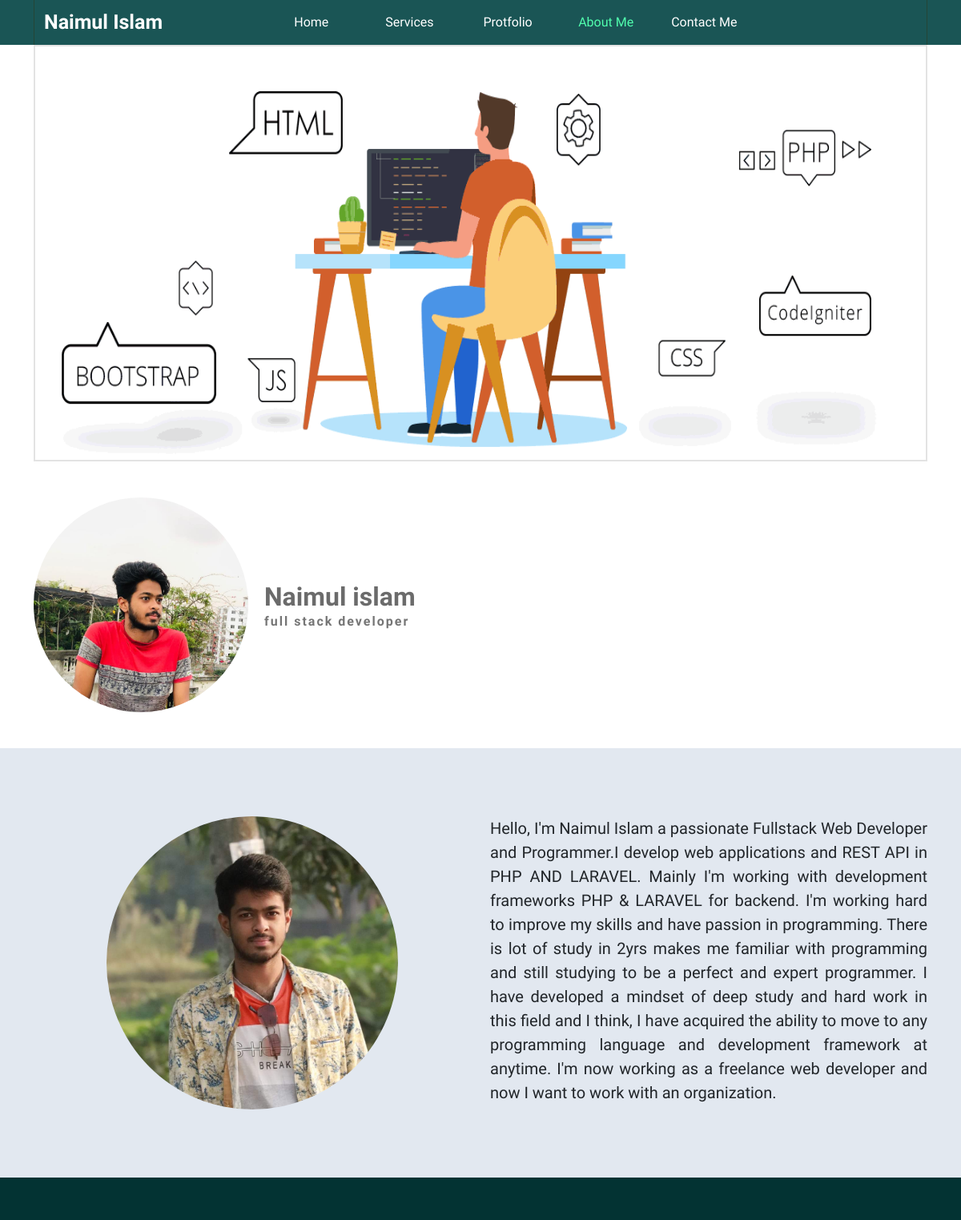
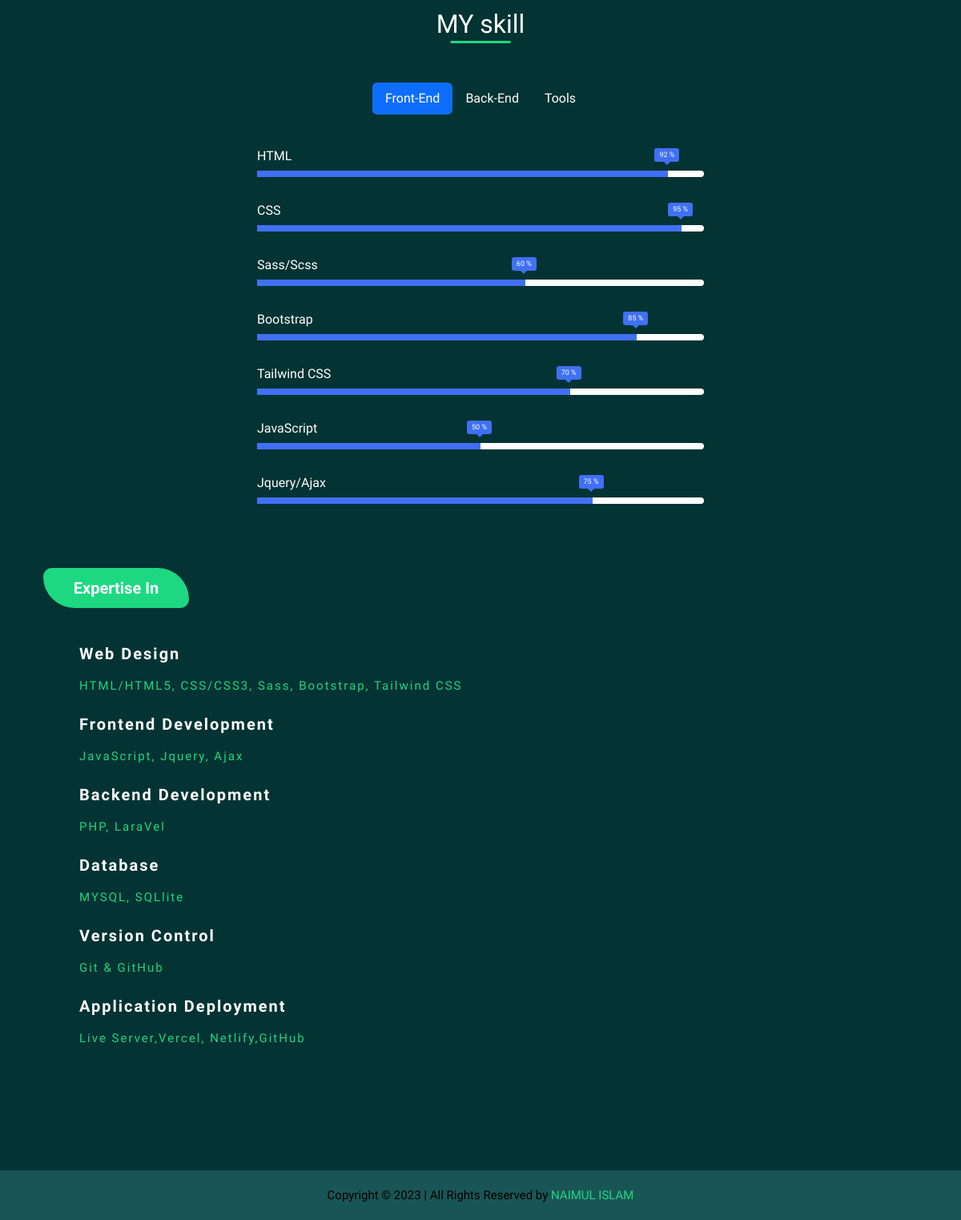
The app's page /about_me/ with its own data (2 pictures, top to bottom).
### Models/Skill.py (models this page shows)
class Skill(db.Model):
    __tablename__ = "skills"
    id = db.Column(db.Integer, primary_key=True)
    name = db.Column(db.String(120), nullable=False)
    experience = db.Column(db.String(250))
    category_id = db.Column(db.Integer, db.ForeignKey("categorise.id"))
    created_at = db.Column(DateTime, default=datetime.datetime.utcnow)

### Controllers/ProtfolioController.py (the view)
@app.route("/about_me/")
def about():
    backend = Skill.query.filter_by(category_id=1).all()
    frontend = Skill.query.filter_by(category_id=2).all()
    tools = Skill.query.filter_by(category_id=3).all()
    return render_template(
        "about.html", backend=backend, frontend=frontend, tools=tools
    )

### templates/about.html (shortened to what this page needs)
{% extends 'master.html' %}
{% block main %}
<section class="aboutMain">
    <div class="container">
        <div class="col-12 m-auto col-md-12 ">
            <div class="cover-img">
                <img src="/static/images/cover.gif" class="" alt="">
            </div>
        </div>
        <div>
            <div class=" profile-info">
                <div class="personalimg">
                    <div class="profile-img">
                        <img src="/static/images/profile.jpg" class="" alt="">
                    </div>
                </div>
                <div class="personal info">
                    <h2>Naimul islam</h2>
                    <p>full stack developer</p>
                </div>
            </div>
        </div>
    </div>
    <div class="personal-decs">
        <div class="container">
            <div class="row">
                <div class="col-12 col-md-6">
                    <div class="col-12 col-md-8 m-auto">
                        <div class="personal-image">
                            <img class="" src="/static/images/image2.jpg" alt="Personal Photo">
                        </div>
                    </div>
                </div>
                <div class="col-12 col-md-6">
                    <div class="personaldecs">
                        <p class="card-text">
                            Hello, I'm Naimul Islam a passionate Fullstack Web Developer and Programmer.I develop web
                            applications and REST API in PHP AND LARAVEL. Mainly I'm working with development frameworks
                            PHP & LARAVEL for backend. I'm working hard to improve my skills and have passion in
                            programming. There is lot of study in 2yrs makes me familiar with programming and still
                            studying to be a perfect and expert programmer. I have developed a mindset of deep study and
                            hard work in this field and I think, I have acquired the ability to move to any programming
                            language and development framework at anytime. I'm now working as a freelance web developer
                            and now I want to work with an organization.
                        </p>
                    </div>
                </div>
            </div>
        </div>
    </div>
    <div class="wrapAbout">
        <div class="container">
            <div class="skill">
                <h2>MY skill</h2>
                <div class="skillBer">
                    <ul class="nav nav-pills justify-content-center">
                        <li class="nav-item">
                            <a href="#front-end" data-bs-toggle="pill" class="nav-link active">Front-End</a>
                        </li>
                        <li class="nav-item">
                            <a href="#back-end" data-bs-toggle="pill" class="nav-link">Back-End</a>
                        </li>
                        <li class="nav-item">
                            <a href="#tools" data-bs-toggle="pill" class="nav-link">Tools</a>
                        </li>
                    </ul>
                </div>
                <div class="skill-content">
                    <div class="tab-content">
                        <div id="front-end" class="tab-pane fade show active">
                            <div class="col-10 col-md-6 justify-content-center m-auto">
                                {% for front in frontend %}
                                <div class="skill-box">
                                    <span class="title">
                                        {{front.name}}
                                    </span>
                                    <div class="skill-bar">
                                        <span class="skill-per" style='width:{{ front.experience }}%'>
                                            <span class="tooltip1">
                                                {{front.experience}} %
                                            </span>
                                        </span>
                                    </div>
                                </div>
                                {% endfor %}
                            </div>
                        </div>
                    </div>
                </div>
            </div>
            <div class="exprience">
                <div class="container">
                    <div class="col-md-2 social-title">
                        Expertise In
                    </div>
                    <div class="wrap-exp">
                        <div class="col-12 single-exp">
                            <h5>Web Design</h5>
                            <p>HTML/HTML5, CSS/CSS3, Sass, Bootstrap, Tailwind CSS</p>
                        </div>
                        <div class="col-12 single-exp">
                            <h5> Frontend Development</h5>
                            <p>JavaScript, Jquery, Ajax</p>
                        </div>
                        <div class="col-12 single-exp">
                            <h5> Backend Development</h5>
                            <p>PHP, LaraVel</p>
                        </div>
                        <div class="col-12 single-exp">
                            <h5> Database</h5>
                            <p>MYSQL, SQLlite</p>
                        </div>
                        <div class="col-12 single-exp">
                            <h5> Version Control</h5>
                            <p>Git & GitHub</p>
                        </div>
                        <div class="col-12 single-exp">
                            <h5> Application Deployment</h5>
                            <p>Live Server,Vercel, Netlify,GitHub</p>
                        </div>
                    </div>
                </div>
            </div>
        </div>
    </div>
</section>
{% endblock main %}

### templates/master.html (shortened to what this page needs)
<!DOCTYPE html>
<html lang="en">
  <head>
    <link
      href="https://cdn.jsdelivr.net/npm/bootstrap@5.2.3/dist/css/bootstrap.min.css"
      rel="stylesheet"
    />
    <link rel="stylesheet" href="/static/css/style.css" />
  </head>
  <body>
    {% include 'header.html' %}
    {% block main %} {% endblock main %}
    {% include 'footer.html' %}
  </body>
</html>

### templates/header.html (shortened to what this page needs)
<section id="nav-bar" class="sticky-top">
  <div class="container">
    <div class="wrapNav">
      <nav class="navbar navbar-expand-lg sticky-top">
        <div class="container-fluid">
          <div class="col-md-3">
            <span class="navbar-brand nav-name">Naimul Islam</span>
          </div>
          <div class="collapse navbar-collapse" id="navbarSupportedContent">
            <div class="col-md-9 justify-content-center">
              <ul
                class="navbar-nav me-auto mb-2 mb-lg-0 justify-content-center nav-justified"
              >
                <li class="nav-item">
                  <a class="nav-link" href="{{url_for('home')}}">Home</a>
                </li>
                <li class="nav-item">
                  <a class="nav-link" href="{{url_for('service')}}">
                    Services
                  </a>
                </li>
                <li class="nav-item">
                  <a class="nav-link" href="{{url_for('protfolio')}}"
                    >Protfolio</a
                  >
                </li>
                <li class="nav-item">
                  <a class="nav-link" href="{{url_for('about')}}">About Me</a>
                </li>
                <li class="nav-item">
                  <a class="nav-link" href="{{url_for('contact')}}"
                    >Contact Me</a
                  >
                </li>
              </ul>
            </div>
          </div>
        </div>
      </nav>
    </div>
  </div>
</section>

### templates/footer.html
<footer class="footer">
  Copyright &copy; 2023 | All Rights Reserved by
  <a href="https://www.facebook.com/Naimul.boy/" target="_blank" class="name">
    Naimul islam
  </a>
</footer>

### static/css/style.css (style rules this page uses)
img { max-width: 100%; max-height: 100%; }
a { text-decoration: none; }
body { margin: 0; padding: 0; font-family: "Montserrat Alternates", sans-serif !important; }
#nav-bar { background: #1a5555; color: white; }
.wrapNav { border-left: 1px solid #244636; border-right: 1px solid #244636; }
.nav-link { color: white !important; }
.nav-link[aria-current="page"] { color: #51ffae !important; }
.name { color: #1dd881; text-transform: uppercase; }
.footer { padding: 20px 0px; background: #1a5555; color: black; text-align: center; overflow: hidden; font-size: 15px; }
.navbar-brand.nav-name { font-weight: 900; color: white; font-size: 25px; cursor: pointer; }
.social-title { background: #1dd881; text-align: center; padding: 10px; border-radius: 35px 125px; font-size: 20px; font-weight: 800; }
.wrapAbout { background: #033333; padding: 64px 0px; color: white; }
.skill h2 { text-align: center; position: relative; }
.skill h2::after { content: ""; position: absolute; width: 75px; border-bottom: 3px solid #1dd881; bottom: -10%; left: 50%; transform: translateX(-50%); }
.skillBer { padding-top: 45px; }
.skill-content { padding-top: 25px; }
.skill-box { padding: 15px 0px; }
.skill-bar { height: 8px; width: 100%; border-radius: 6px; margin-top: 6px; background: #fff; }
.skill-bar .skill-per { position: relative; display: block; height: 100%; background: #4070f4; animation: animation-positive 2s; }
.tooltip1 { position: absolute; right: -14px; top: -28px; font-size: 9px; font-weight: 500; color: #fff; padding: 2px 6px; background: #4070f4; border-radius: 3px; z-index: 1; }
.tooltip1::before { content: ""; position: absolute; left: 50%; height: 10px; width: 10px; bottom: -2px; z-index: -1; background-color: #4070f4; transform: translate(-50%) rotate(45deg); }
.exprience { padding: 65px 0px; }
.wrap-exp { padding-top: 45px; margin-left: 45px; line-height: 40px; letter-spacing: 2px; }
.single-exp h5 { font-weight: bold; }
.single-exp p { font-size: 15px; font-weight: 400; color: #1dd881; }
.cover-img { height: 520px; border: 2px solid #0000001c; }
.cover-img img { width: 100%; height: 100%; }
.profile-img img { width: 100%; height: 100%; border-radius: 100%; }
.profile-img { width: 268px; margin: auto; }
.profile-info { display: flex; padding: 45px 0px; }
.personal.info { padding: 20px; margin-top: 85px; }
.personal.info p { font-weight: bold; color: #0000008a; line-height: 8px; letter-spacing: 2px; }
.personal.info h2 { color: #00000094; font-weight: bold; }
.personal-image img { width: 100%; border-radius: 50%; }
.personal-decs { background: #e2e8f0; padding: 85px 0px; }
.personaldecs p { font-size: 20px; text-align: justify; }

### records on screen
Skill: name "HTML", experience "92"
Skill: name "CSS", experience "95"
Skill: name "Sass/Scss", experience "60"
Skill: name "Bootstrap", experience "85"
Skill: name "Tailwind CSS", experience "70"
Skill: name "JavaScript", experience "50"
Skill: name "Jquery/Ajax", experience "75"
